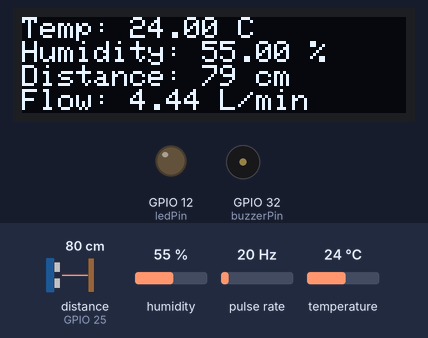
A sketch run on a simulated ESP32. Shown: 128×32 one-colour display, output pins drawn as LEDs (lit = HIGH), buzzer (waves = sounding, pin HIGH). Wiring (inferred from the names in the program): ultrasonic range finder: trigger GPIO 26; echo GPIO 25; pulse sensor: data GPIO 2. Dashed ring = blinking. The inputs (shaded band) are chosen by the test bench; at power-on: distance to the obstacle (sensor on GPIO 25) 80 cm, humidity 55 %, pulse rate 20 Hz, temperature 24 °C. The echo pulse lasts 58.3 µs per cm; WiFi joins after 1.5 s; servers stay silent unless stated; pins used as bus, display or sensor lines are not drawn; what the sketch prints to the serial monitor is not drawn.

Above: at 3.0 s.
3.1 s: distance to the obstacle (sensor on GPIO 25) set to 12 cm
At 4.8 s:
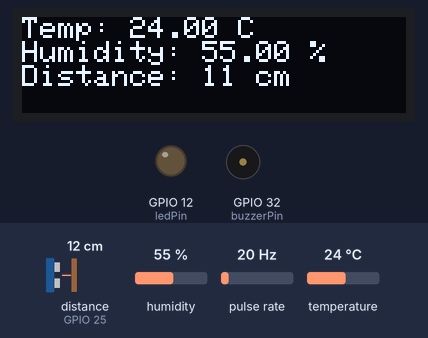
8.0 s: distance to the obstacle (sensor on GPIO 25) set to 9 cm
At 11.3 s:
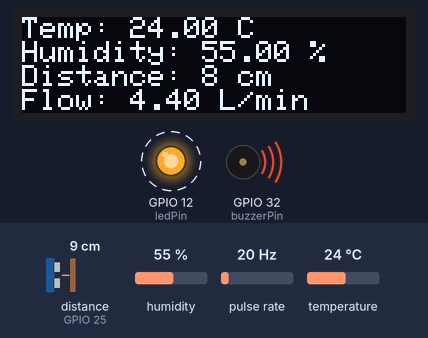
14.1 s: humidity set to 22 %
At 15.5 s:
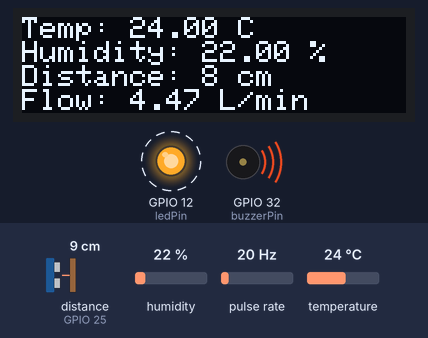
16.2 s: pulse rate (sensor on GPIO 2) set to 4 Hz
At 17.6 s:
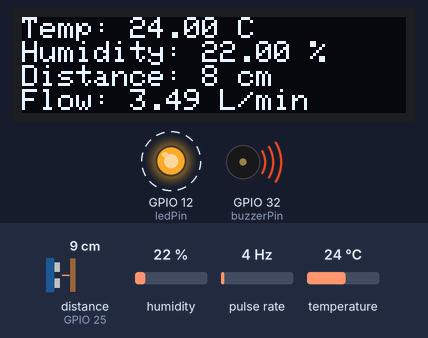
18.3 s: temperature set to 12 °C
At 19.6 s:
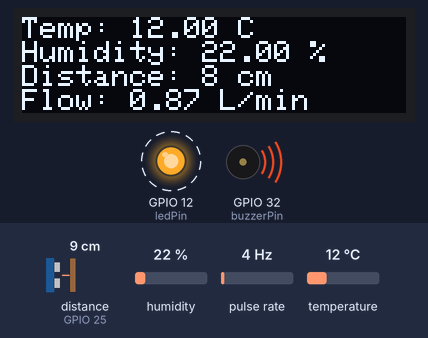
20.3 s: pulse rate (sensor on GPIO 2) set to 50 Hz
At 21.4 s:
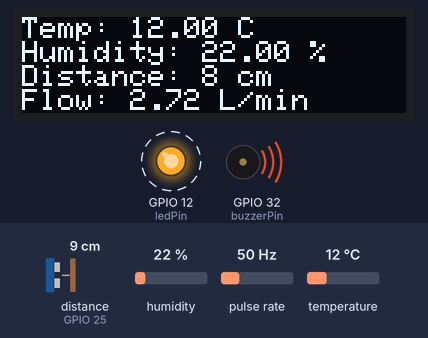
Timing chart, 0 to 23.3 s (numbered marks = the images above; inputs shaded):
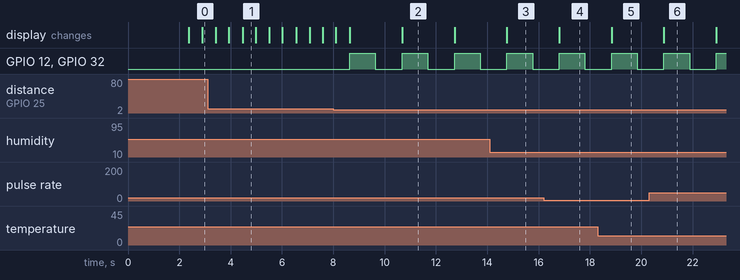

The sketch:

earlyFlood3.ino
```cpp
//Tech Trends Shameer
#define BLYNK_TEMPLATE_ID "TMPL6EBvx9GVW"
#define BLYNK_TEMPLATE_NAME "earlyFlood"
#define BLYNK_AUTH_TOKEN "RLxz6KpM2rkwDIEpuKeeQUWyhvWFNlrP"

#define BLYNK_PRINT Serial
#include <SPI.h>
#include <Wire.h>
#include <Adafruit_GFX.h>
#include <Adafruit_SSD1306.h>
#include <WiFi.h>
//#include <ESP8266WiFi.h>
#include <BlynkSimpleEsp32.h>
#include <DHT.h>

#define SCREEN_WIDTH 128
#define SCREEN_HEIGHT 32
#define OLED_RESET -1
#define SCREEN_ADDRESS 0x3C
Adafruit_SSD1306 display(SCREEN_WIDTH, SCREEN_HEIGHT, &Wire, OLED_RESET);

char auth[] = BLYNK_AUTH_TOKEN;

char ssid[] = "Habiba";  // type your WiFi name
char pass[] = "1122334455";  // type your WiFi password

BlynkTimer timer;

#define DHTPIN 27 // Connect Out pin to D2 in NODE MCU
#define DHTTYPE DHT11
#define flowSensorPin 2
#define buzzerPin 32
  // Buzzer connected to GPIO 32
#define ledPin 12
     // LED connected to GPIO 33

DHT dht(DHTPIN, DHTTYPE);

#define echo 25
#define trig 26

volatile int pulseCount = 0;
float flowRate = 0.0;
float h;
float t;
long duration;
int distance;
float totalLiters = 0.0;
unsigned long previousMillis = 0;
const float calibrationFactor = 4.5;

// Thresholds for flood detection
const int floodDistanceThreshold = 10; // Distance in cm
const float floodFlowRateThreshold = 10.0; // Flow rate in L/min

void pulseCounter() {
  pulseCount++;
}

void flow() {
  unsigned long currentMillis = millis();

  // Calculate flow rate every second (adjust as needed)
  if (currentMillis - previousMillis >= 1000) {
    // Disable interrupts while calculating
    detachInterrupt(digitalPinToInterrupt(flowSensorPin));

    // Calculate flow rate in L/min
    flowRate = ((1000.0 / (currentMillis - previousMillis)) * pulseCount) / calibrationFactor;

    // Add to total liters
    totalLiters += (flowRate / 60);

    // Print results to the Serial Monitor
    Serial.print("Flow rate: ");
    Serial.print(flowRate);
    Serial.print(" L/min");
    Serial.print(" | Total: ");
    Serial.print(totalLiters);
    Serial.println(" L");
    Blynk.virtualWrite(V3, flowRate);
    display.print("Flow: ");
   display.print(flowRate);
   display.println(" L/min");

    // Reset pulse count and time
    pulseCount = 0;
    previousMillis = currentMillis;

    // Re-enable interrupts
    attachInterrupt(digitalPinToInterrupt(flowSensorPin), pulseCounter, FALLING);
  }


}

void ultrasonic() {


  digitalWrite(trig, LOW);
  delayMicroseconds(2);
  digitalWrite(trig, HIGH);
  delayMicroseconds(10);
  digitalWrite(trig, LOW);
  duration = pulseIn(echo, HIGH);
  distance = duration * 0.034 / 2;

  Serial.print("Distance: ");
  Serial.print(distance);
  Serial.println(" cm");

  Blynk.virtualWrite(V2, distance);
  display.print("Distance: ");
  display.print(distance);
  display.println(" cm");


  delay(500);
}


void sendSensor() {
   h = dht.readHumidity();
   t = dht.readTemperature(); // or dht.readTemperature(true) for Fahrenheit

  if (isnan(h) || isnan(t)) {
    Serial.println("Failed to read from DHT sensor!");
    return;
  }

  // Send data to Blynk
   display.print("Temp: ");
    display.print(t);
    display.println(" C");
    display.print("Humidity: ");
    display.print(h);
    display.println(" %");
  Blynk.virtualWrite(V0, t);
  Blynk.virtualWrite(V1, h);
  Serial.print("Temperature : ");
  Serial.print(t);
  Serial.print("    Humidity : ");
  Serial.println(h);
}

void triggerFloodWarning() {
  // Blink LED and sound buzzer
  digitalWrite(ledPin, HIGH);
  digitalWrite(buzzerPin, HIGH);
  Blynk.virtualWrite(V4, 1);
  delay(1000);
  digitalWrite(ledPin, LOW);
  digitalWrite(buzzerPin, LOW);
  delay(500);

  Serial.println("FLOOD DETECTED! Warning triggered.");
}

void setup() {
  Serial.begin(115200);
   if (!display.begin(SSD1306_SWITCHCAPVCC, SCREEN_ADDRESS)) {
    Serial.println(F("SSD1306 allocation failed"));
    for (;;);
  }
  display.clearDisplay();


  Blynk.begin(auth, ssid, pass);

  pinMode(flowSensorPin, INPUT_PULLUP);
  attachInterrupt(digitalPinToInterrupt(flowSensorPin), pulseCounter, FALLING);
  pulseCount = 0;
  previousMillis = millis();

  pinMode(trig, OUTPUT);
  pinMode(echo, INPUT);
  dht.begin();

  pinMode(buzzerPin, OUTPUT);
  pinMode(ledPin, OUTPUT);

  timer.setInterval(100L, sendSensor);
}

void loop() {
  Blynk.run();
  display.clearDisplay();
  display.setTextSize(1);
  display.setTextColor(SSD1306_WHITE);
  display.setCursor(0, 0);

  sendSensor();
  ultrasonic();
  flow();
  display.display();


  // Flood condition: Check distance
  if (distance < floodDistanceThreshold) {
    triggerFloodWarning();
  }

   // Flood condition: Check flow rate
  if (flowRate > floodFlowRateThreshold) {
    triggerFloodWarning();
  }
}
```

Measured:
- the behaviour switches between 11 and 10 cm on distance to the obstacle (sensor on GPIO 25) (found by bisection; images 1 and 2)
- after the input at 8.0 s, GPIO 12 (ledPin), GPIO 32 (buzzerPin): alternates HIGH for 1.0 s and LOW for 1.0 s, starting after 0.64 s
- after the input at 14.1 s, the display: changes after 0.66 s (image 3)
- after the input at 16.2 s, the display: changes after 0.60 s (image 4)
- after the input at 18.3 s, the display: changes after 0.54 s (image 5)
- after the input at 20.3 s, the display: changes after 0.58 s (image 6)
- what the display in image 1 shows lasts 0.5 s, from 4.5 s to 5.0 s
